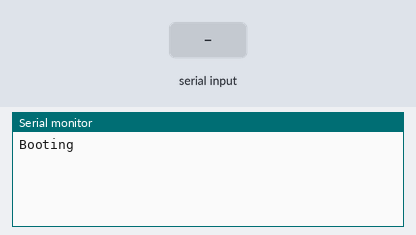
A sketch run on a simulated Arduino Uno, built with avr-gcc and run on an emulated ATmega328P. Parts: the last lines printed to the serial monitor. Inputs (shaded band) come from the test bench. The modem accepts every AT command (registered, SIM ready, sends succeed) and sends nothing else.

Above: at 0.8 s.
0.9 s: "1" received over the second serial link
At 2.8 s:
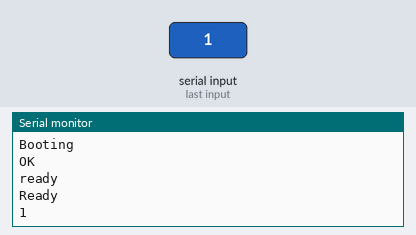
3.5 s: "0" received over the second serial link
At 4.5 s:
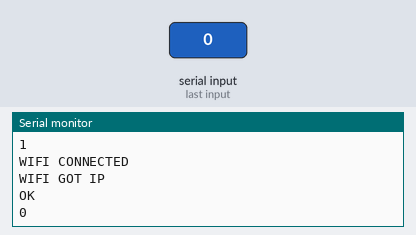

Measured:
- after the input at 0.9 s, the serial monitor: prints a new line after 1.1 s (image 1)
- after the input at 3.5 s, the serial monitor: prints a new line after 0.64 s (image 2)

The sketch:

esp_01_code.ino
```cpp
#include <SoftwareSerial.h>
SoftwareSerial esp8266(13,7);
#define DEBUG true
void setup() {
  Serial.begin(115200);
  esp8266.begin(9600);
  Serial.println("Booting");
  InitWifiModule();
  sendData("AT+CIPSTART=0,\"TCP\",\"192.168.0.15\",3000\r\n",1000,DEBUG);
  String GET_url = "GET /products/5fe285e0963e11294c5a2b96 HTTP/1.1\r\n\r\n\r\n\r\n\r\n\r\n";
  //String POST_url = "POST /products HTTP/1.1";//, Host: 192.168.0.15:3000, User-Agent: Arduino/1.0, Connection: close\r\n\r\n\r\n\r\n\r\n\r\n";
  sendData("AT+CIPSEND=0,"+String(GET_url.length())+"\r\n",3000, DEBUG);
  sendData(GET_url, 3000, DEBUG);
  //delay(5000);
}

void loop() {
  //exit(0);
  //sendData("AT\r\n", 3000, DEBUG);
  //esp8266.print("AT\r\n");
  //delay(1000);
  // put your main code here, to run repeatedly:

}

String sendData(String command, const int timeout, boolean debug)
{
    String response = "";

    esp8266.print(command); // send the read character to the esp8266

    long int time = millis();

    while( (time+timeout) > millis())
    {
      while(esp8266.available())
      {

        // The esp has data so display its output to the serial window
        char c = esp8266.read(); // read the next character.
        response+=c;
      }
    }

    if(debug)
    {
      Serial.print(response);
    }

    return response;
}

void InitWifiModule()
{
  sendData("AT+RST\r\n", 2000, DEBUG);
  delay(100);
  sendData("AT+CWJAP=\"BadWifi\",\"Sanmina02\"\r\n", 2000, DEBUG);
  delay (10000);
  sendData("AT+CWMODE=1\r\n", 1500, DEBUG);
  delay (100);
  sendData("AT+CIFSR\r\n", 1500, DEBUG);
  delay (100);
  sendData("AT+CIPMUX=1\r\n", 1500, DEBUG);
  delay (100);
  sendData("AT+CIPSERVER=1,80\r\n", 1500, DEBUG);
  delay (100);
}
```
